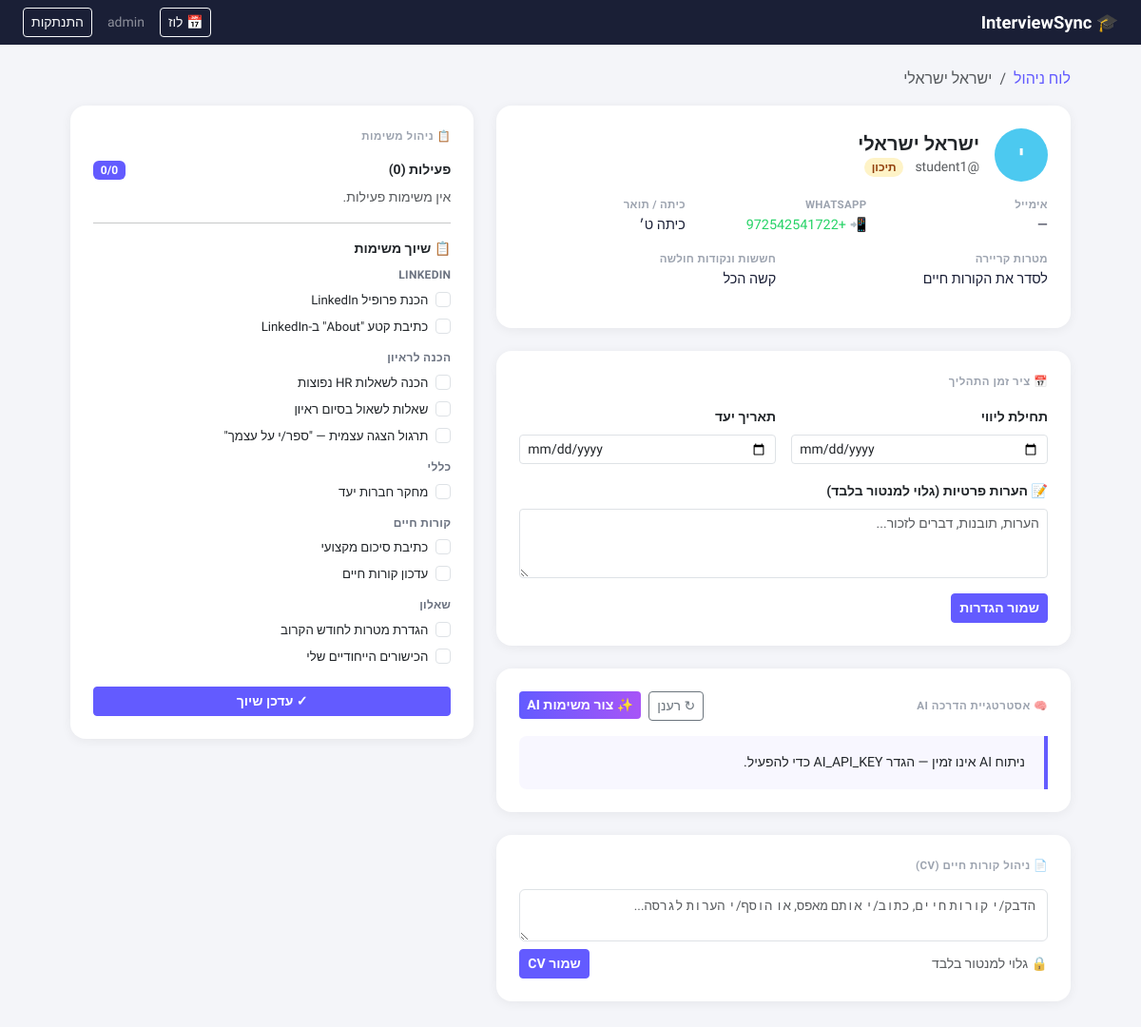
Page /admin/student/2 (signed in) on the committed database.
### app.py (models this page shows)
class User(db.Model):
    __tablename__ = "users"
    id       = db.Column(db.Integer, primary_key=True)
    username = db.Column(db.String(80), unique=True, nullable=False)
    password = db.Column(db.String(256), nullable=False)
    role     = db.Column(db.String(10), nullable=False, default="student")  # "admin" | "student"
    profile  = db.relationship("StudentProfile", backref="user", uselist=False, lazy=True)
    tasks    = db.relationship("AssignedTask", backref="student", lazy=True)
    meetings = db.relationship("Meeting", foreign_keys="Meeting.student_id",
                               backref="student", lazy=True)

class StudentProfile(db.Model):
    __tablename__ = "student_profiles"
    id                          = db.Column(db.Integer, primary_key=True)
    user_id                     = db.Column(db.Integer, db.ForeignKey("users.id"), unique=True, nullable=False)
    full_name                   = db.Column(db.String(120), default="")
    email                       = db.Column(db.String(120), default="")
    phone                       = db.Column(db.String(30), default="")
    education_level             = db.Column(db.String(20), default="")   # "highschool" | "college"
    current_occupation_or_grade = db.Column(db.String(200), default="")
    career_goals                = db.Column(db.Text, default="")
    fears_weaknesses            = db.Column(db.Text, default="")
    ai_coaching_strategy        = db.Column(db.Text, default="")
    resume_content              = db.Column(db.Text, default="")
    process_start_date          = db.Column(db.Date, nullable=True)
    target_end_date             = db.Column(db.Date, nullable=True)
    mentor_notes                = db.Column(db.Text, default="")
    created_at                  = db.Column(db.DateTime, default=datetime.utcnow)

class TaskBank(db.Model):
    __tablename__ = "task_bank"
    id            = db.Column(db.Integer, primary_key=True)
    title         = db.Column(db.String(512), nullable=False)
    description   = db.Column(db.Text, default="")
    category      = db.Column(db.String(100), default="כללי")
    task_type     = db.Column(db.String(30), default="task")  # task | reflection | exercise
    resource_file = db.Column(db.String(512), default="")     # admin-uploaded guide/template
    created_at    = db.Column(db.DateTime, default=datetime.utcnow)
    assignments   = db.relationship("AssignedTask", backref="task", lazy=True)

### app.py (the view, shortened to what this page needs)
@app.route("/admin/student/<int:student_id>", methods=["GET", "POST"])
@login_required
@admin_required
def student_file(student_id):
    student  = User.query.filter_by(id=student_id, role="student").first_or_404()
    profile  = student.profile
    taskbank = TaskBank.query.order_by(TaskBank.category, TaskBank.title).all()
    assigned_ids = {at.task_id for at in AssignedTask.query.filter_by(user_id=student_id).all()}
    active    = (AssignedTask.query.filter_by(user_id=student_id, status="pending")
                 .order_by(AssignedTask.assigned_at).all())
    completed = (AssignedTask.query.filter_by(user_id=student_id, status="completed")
                 .order_by(AssignedTask.completed_at.desc()).all())
    categories = sorted({t.category for t in taskbank})
    student_meetings = (Meeting.query
                        .filter_by(student_id=student_id)
                        .filter(Meeting.scheduled_at >= datetime.utcnow())
                        .filter(Meeting.status != "cancelled")
                        .order_by(Meeting.scheduled_at).all())
    return render_template("student_file.html",
        user=current_user(),
        student=student,
        profile=profile,
        taskbank=taskbank,
        assigned_ids=assigned_ids,
        active=active,
        completed=completed,
        categories=categories,
        student_meetings=student_meetings,
    )

### app.py (called while the page is built)
@app.context_processor
def inject_globals():
    return {"now_date": date.today(), "now_datetime": datetime.utcnow()}

def current_user():
    uid = session.get("user_id")
    return db.session.get(User, uid) if uid else None

def login_required(fn):
    @wraps(fn)
    def wrapper(*args, **kwargs):
        if not current_user():
            return redirect(url_for("login"))
        return fn(*args, **kwargs)
    return wrapper

def admin_required(fn):
    @wraps(fn)
    def wrapper(*args, **kwargs):
        u = current_user()
        if not u or u.role != "admin":
            flash("נדרשת הרשאת מנהל.", "danger")
            return redirect(url_for("index"))
        return fn(*args, **kwargs)
    return wrapper

### templates/student_file.html (shortened to what this page needs)
<!DOCTYPE html>
<html lang="he" dir="rtl">
<head>
  <link rel="stylesheet" href="https://cdn.jsdelivr.net/npm/bootstrap@5.3.3/dist/css/bootstrap.rtl.min.css">
</head>
<body>
  <nav class="navbar navbar-expand-lg navbar-admin px-4 py-2">
    <span class="navbar-brand-text">&#127891; InterviewSync</span>
    <div class="ms-auto d-flex align-items-center gap-3">
      <a href="{{ url_for('admin_schedule') }}" class="btn btn-outline-light btn-sm">&#128197; לוז</a>
      <span class="text-white-50 small">{{ user.username }}</span>
      <a href="{{ url_for('logout') }}" class="btn btn-outline-light btn-sm">התנתקות</a>
    </div>
  </nav>
  <div class="container-fluid py-4 px-4" style="max-width:1100px;">
    <nav aria-label="breadcrumb" class="mb-3">
      <ol class="breadcrumb">
        <li class="breadcrumb-item"><a href="{{ url_for('admin_dashboard') }}">לוח ניהול</a></li>
        <li class="breadcrumb-item active">{{ profile.full_name if profile else student.username }}</li>
      </ol>
    </nav>
    {% set avatar_colors = ['#635bff','#f72585','#4cc9f0','#2d6a4f','#e76f51','#7209b7'] %}
    {% set acolor = avatar_colors[student.id % 6] %}
    <div class="row g-4">
      <div class="col-lg-7">
        <div class="section-card">
          <div class="d-flex align-items-center gap-3 mb-3">
            <div class="avatar-lg" style="background:{{ acolor }};">{{ (profile.full_name if profile and profile.full_name else student.username)[0].upper() }}</div>
            <div>
              <h5 class="mb-0 fw-bold">{{ profile.full_name if profile and profile.full_name else student.username }}</h5>
              <span class="text-muted small">@{{ student.username }}</span>
              {% if profile and profile.education_level == 'highschool' %}
                <span class="badge edu-badge-hs rounded-pill ms-2">תיכון</span>
              {% elif profile and profile.education_level == 'college' %}
                <span class="badge edu-badge-col rounded-pill ms-2">מכללה</span>
              {% endif %}
            </div>
          </div>
          {% if not profile or not profile.full_name %}
            <div class="alert alert-warning py-2 small">&#9888;&#65039; הסטודנט טרם מילא פרופיל ראשוני.</div>
          {% else %}
            <div class="row g-3 small mb-3">
              <div class="col-sm-4">
                <div class="field-lbl">אימייל</div>
                <div class="field-val">{% if profile.email %}<a href="mailto:{{ profile.email }}" class="text-decoration-none" style="color:#635bff;">{{ profile.email }}</a>{% else %}—{% endif %}</div>
              </div>
              <div class="col-sm-4">
                <div class="field-lbl">WhatsApp</div>
                <div class="field-val">{% if profile.phone %}<a href="https://wa.me/{{ profile.phone | replace('+','') }}" target="_blank" class="text-decoration-none" style="color:#25d366;">&#128242; {{ profile.phone }}</a>{% else %}—{% endif %}</div>
              </div>
              <div class="col-sm-4">
                <div class="field-lbl">כיתה / תואר</div>
                <div class="field-val">{{ profile.current_occupation_or_grade or '—' }}</div>
              </div>
              <div class="col-sm-6">
                <div class="field-lbl">מטרות קריירה</div>
                <div class="field-val">{{ profile.career_goals or '—' }}</div>
              </div>
              <div class="col-sm-6">
                <div class="field-lbl">חששות ונקודות חולשה</div>
                <div class="field-val">{{ profile.fears_weaknesses or '—' }}</div>
              </div>
            </div>
          {% endif %}
        </div>
        <div class="section-card">
          <div class="section-title">&#128197; ציר זמן התהליך</div>
          <form method="POST">
            <div class="row g-3 mb-3">
              <div class="col-sm-6">
                <label class="form-label fw-semibold small">תחילת ליווי</label>
                <input type="date" name="process_start_date" class="form-control form-control-sm"
                       value="{{ profile.process_start_date.isoformat() if profile and profile.process_start_date else '' }}">
              </div>
              <div class="col-sm-6">
                <label class="form-label fw-semibold small">תאריך יעד</label>
                <input type="date" name="target_end_date" class="form-control form-control-sm"
                       value="{{ profile.target_end_date.isoformat() if profile and profile.target_end_date else '' }}">
              </div>
            </div>
            <div class="mb-3 mt-3">
              <label class="form-label fw-semibold small">&#128221; הערות פרטיות (גלוי למנטור בלבד)</label>
              <textarea name="mentor_notes" class="form-control form-control-sm" rows="3"
                        placeholder="הערות, תובנות, דברים לזכור...">{{ profile.mentor_notes if profile and profile.mentor_notes else '' }}</textarea>
            </div>
            <button type="submit" class="btn btn-primary-crm text-white btn-sm fw-semibold">שמור הגדרות</button>
          </form>
        </div>
        <div class="section-card">
          <div class="d-flex justify-content-between align-items-center mb-3">
            <div class="section-title mb-0">&#129504; אסטרטגיית הדרכה AI</div>
            <div class="d-flex gap-2">
              <form method="POST"><input type="hidden" name="action" value="regenerate_strategy">
                <button type="submit" class="btn btn-sm btn-outline-secondary py-1" {{ 'disabled' if not profile }}>&#8635; רענן</button>
              </form>
              <form method="POST" action="{{ url_for('ai_tasks_for_student', student_id=student.id) }}">
                <button type="submit" class="btn btn-sm btn-ai text-white py-1 fw-semibold">&#10024; צור משימות AI</button>
              </form>
            </div>
          </div>
          {% if profile and profile.ai_coaching_strategy %}
            <div class="strategy-box">{{ profile.ai_coaching_strategy }}</div>
          {% else %}
            <div class="strategy-box strategy-empty">{{ 'לחץ/י "רענן" לייצור אסטרטגיה.' if profile else 'הסטודנט צריך למלא פרופיל ראשית.' }}</div>
          {% endif %}
        </div>
        <div class="section-card">
          <div class="section-title">&#128196; ניהול קורות חיים (CV)</div>
          <form method="POST">
            <textarea name="resume_content" class="form-control resume-area mb-2"
                      placeholder="הדבק/י קורות חיים, כתוב/י אותם מאפס, או הוסף/י הערות לגרסה...">{{ profile.resume_content if profile else '' }}</textarea>
            <div class="d-flex justify-content-between align-items-center">
              <span class="text-muted small">&#128274; גלוי למנטור בלבד</span>
              <button type="submit" class="btn btn-primary-crm text-white btn-sm fw-semibold">שמור CV</button>
            </div>
          </form>
        </div>
      </div>
      <div class="col-lg-5">
        <div class="section-card">
          <div class="section-title">&#128203; ניהול משימות</div>
          <div class="d-flex justify-content-between align-items-center mb-2">
            <span class="fw-semibold small">פעילות ({{ active|length }})</span>
            <span class="badge" style="background:#635bff;">{{ active|length }}/{{ (active|length)+(completed|length) }}</span>
          </div>
          {% if not active %}
            <p class="text-muted small">אין משימות פעילות.</p>
          {% endif %}
          <hr class="my-3">
          <div class="fw-semibold small mb-2">&#128203; שיוך משימות</div>
          <form method="POST">
            {% for cat in categories %}
              {% set cat_tasks = taskbank | selectattr('category','equalto',cat) | list %}
              {% if cat_tasks %}
                <div class="assign-group">
                  <div class="assign-group-title">{{ cat }}</div>
                  {% for t in cat_tasks %}
                    <div class="form-check mb-1">
                      <input class="form-check-input" type="checkbox" name="task_ids" value="{{ t.id }}"
                             id="t{{ t.id }}" {{ 'checked' if t.id in assigned_ids }}>
                      <label class="form-check-label" style="font-size:.83rem;" for="t{{ t.id }}">
                        {{ t.title }}
                      </label>
                    </div>
                  {% endfor %}
                </div>
              {% endif %}
            {% endfor %}
            <button type="submit" class="btn btn-primary-crm text-white btn-sm w-100 fw-semibold mt-2">&#10003; עדכן שיוך</button>
          </form>
        </div>
      </div>
    </div>
  </div>
</body>
</html>

### templates/student_file.html (style rules this page uses)
body { font-family: 'Heebo', sans-serif; background: #f4f5f9; }
.navbar-admin { background: #1a1f36; }
.navbar-brand-text { font-weight: 800; color: #fff; font-size: 1.15rem; }
.breadcrumb-item a { color: #635bff; text-decoration: none; }
.section-card { background: #fff; border-radius: 16px; box-shadow: 0 2px 12px rgba(0,0,0,.06); padding: 1.5rem; margin-bottom: 1.5rem; }
.section-title { font-size: .72rem; font-weight: 700; text-transform: uppercase; color: #9ca3af; letter-spacing: .5px; margin-bottom: 1rem; }
.field-lbl { font-size: .72rem; font-weight: 700; color: #9ca3af; text-transform: uppercase; letter-spacing: .3px; }
.field-val { font-size: .9rem; color: #1a1f36; margin-top: 2px; }
.strategy-box { background: #f8f7ff; border-right: 4px solid #635bff; border-radius: 8px 0 0 8px; padding: 1rem 1.25rem; font-size: .88rem; white-space: pre-wrap; line-height: 1.7; }
.avatar-lg { width: 56px; height: 56px; border-radius: 50%; display: flex; align-items: center; justify-content: center; font-weight: 800; font-size: 1.4rem; color: #fff; flex-shrink: 0; }
.assign-group { margin-bottom: .75rem; }
.assign-group-title { font-size: .75rem; font-weight: 700; color: #6b7280; text-transform: uppercase; letter-spacing: .3px; margin-bottom: .3rem; }
.resume-area { min-height: 200px; font-size: .85rem; resize: vertical; font-family: 'Heebo', monospace; }
.btn-primary-crm { background: #635bff; border-color: #635bff; }
.btn-ai { background: linear-gradient(90deg, #635bff, #a855f7); border: none; }
.edu-badge-hs { background: #fef3c7; color: #92400e; }

### rows in the picture
User: username "admin"
StudentProfile: full_name "ישראל ישראלי", full_name "י", phone "+972542541722", current_occupation_or_grade "כיתה ט׳", career_goals "לסדר את הקורות חיים", fears_weaknesses "קשה הכל", ai_coaching_strategy "ניתוח AI אינו זמין — הגדר AI_API_KEY כדי להפעיל."
User: username "student1"
TaskBank: category "LINKEDIN", title "הכנת פרופיל LinkedIn"
TaskBank: title "כתיבת קטע \"About\" ב-LinkedIn"
TaskBank: category "הכנה לראיון", title "הכנה לשאלות HR נפוצות"
TaskBank: title "שאלות לשאול בסיום ראיון"
TaskBank: title "תרגול הצגה עצמית — \"ספר/י על עצמך\""
TaskBank: category "כללי", title "מחקר חברות יעד"
TaskBank: category "קורות חיים", title "כתיבת סיכום מקצועי"
TaskBank: title "עדכון קורות חיים"
TaskBank: category "שאלון", title "הגדרת מטרות לחודש הקרוב"
TaskBank: title "הכישורים הייחודיים שלי"

### other values in the picture
{{ active|length }} "0"
{{ (active|length)+(completed|length) }} "0"
